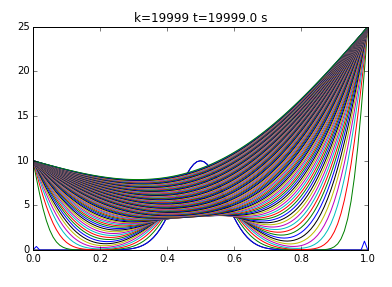

Write Python code to recreate this figure.
# -*- coding: utf-8 -*-
"""
Created on Wed Aug 07 14:47:02 2019

@author: Andrés Vera
"""

from matplotlib.pylab import *

L = 1.0   #largo elemento
n = 100   #subdivisiones elemento
dx =L/n   #discretizacion espacial (cuánto mide cada trozo)

#vector con todos los punto en el espacio dentro del elemento (x)
x = linspace(0, L, n + 1)

#condición inicial
def fun_u0(x):
    return 10*exp(-(x-0.5)**2/0.1**2)

u0= fun_u0(x) 
#creear el vecto de solucion u (u es temperatura en cierto momento y lugar)
u_k=u0.copy() #vector de temperatura según el tiempo, se trabaja sobre el vector de temperatura inicial

#condiciones de borde (esenciales)
#u_k[0] = 0.0 #temperatura al comienzo es cero
#u_k[n] = 20.0 #temperatura en instante final (n) es 20°c

#crear vector para temperatura en tiempo k+1, se trabaja sobre vector de temperatura para momento inicial
u_km1=u_k.copy()


#parámetro del problema 
dt= 1.0 #S, indica cuanto cambia el tiempo 
K=10.5 #m^2/s
c=1100 #J/Kg C
rho=2400.0 #Kg/m^3
alpha = K*dt/(c*rho*dx**2)
print 'dt=', dt
print 'dx=', dx
print 'K=', K
print 'c=', c
print 'rho=', rho
print 'alpha=', alpha

plot(x,u0, "k")

#loop en el tiempo 
k = 0.0
for k in range(20000):#avanzo 20000 pasos, hasta seg 20000
    t = dt*k
    print "k=",k, "t=", t, "dt=", dt
    
    u_k[0]= 10.0
    u_k[n] = 25.0
    #loop en el espacio 1=1...n-1, u_km1[0]=0 y u_km1[n]= 2
    for i in range(1, n):
        #algoritmo de diferencias finitas 1-D para difusion 
        u_km1[i] = u_k[i] + alpha*(u_k[i+1]-2*u_k[i]+u_k[i-1])
    
    #Avanzar la solucion a k+1
    u_k = u_km1
#plot(x,u0)
    if k % 200 == 0:
        plot(x,u_k)


title('k={} t={} s'.format(k, k*dt))
plt.savefig("graficodistribuciondetemperatura.png")
show()
